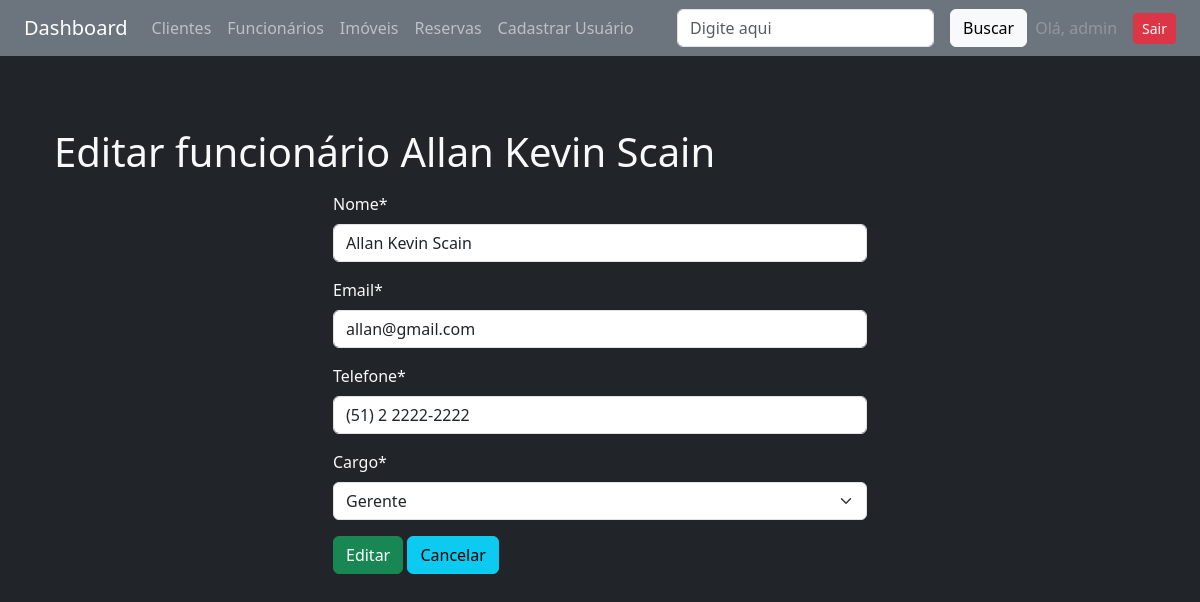
Screenshot of /funcionarios/editar/1 (signed in) with the database file from the repository.
### funcionarios/models.py (models this page shows, shortened)
class Funcionario(models.Model):
    CARGO_CHOICES = [
        ('GER', 'Gerente'),
        ('ADM', 'Administrador'),
    ]
    nome = models.CharField(max_length=100)
    email = models.EmailField(unique=True)
    telefone = models.CharField(max_length=20, blank=True)
    cargo = models.CharField(max_length=50, choices=CARGO_CHOICES)
    ativo = models.BooleanField(default=True)

### funcionarios/views.py (the view)
# urls.py: path('editar/<id>', editar_funcionarios, name='editar'),
@login_required
def editar_funcionarios(request, id):
    try:
        funcionario = Funcionario.objects.get(id=id)
    except:
        return redirect('funcionarios:lista', campo='nome')
    if request.method == 'POST':
        form = FuncionarioForm(request.POST, instance=funcionario)
        if form.is_valid():
            form.save()
            return redirect('funcionarios:lista', campo='nome')
    form = FuncionarioForm(instance=funcionario)
    dados = {'form': form, 'funcionario': funcionario}
    return render(request, 'funcionarios/editar.html', dados)

### funcionarios/forms.py
class FuncionarioForm(forms.ModelForm):
    telefone = forms.CharField(
        widget=forms.TextInput(attrs={'id': 'telefone'}))
    class Meta:
        model = Funcionario
        fields = ['nome', 'email', 'telefone', 'cargo']

### funcionarios/templates/funcionarios/editar.html (shortened to what this page needs)
{% extends 'base.html' %}
{% load crispy_forms_tags %}
{% block content %}
<div class="container-sm mt-5">
  <h1>Editar funcionário {{ funcionario.nome }}</h1>
</div>
<div class="container my-3">
  <div class="row">
    <div class="col-6 mx-auto">
      <form method="post">
        {{ form|crispy }}
        <button type="submit" class="btn btn-success">Editar</button>
        <a href="{% url 'funcionarios:lista' 'nome' %}"><button type="button" class="btn btn-info">Cancelar</button></a>
      </form>
    </div>
  </div>
</div>
{% endblock %}

### core/templates/base.html (shortened to what this page needs)
<!DOCTYPE html>
<html lang="pt-br">
<head>
    <link href="https://cdn.jsdelivr.net/npm/bootstrap@5.3.6/dist/css/bootstrap.min.css" rel="stylesheet">
</head>
<body class="bg-dark text-light">
    <nav class="navbar navbar-expand-lg navbar-dark bg-secondary px-4">
        <a class="navbar-brand" href="{% url 'core:index' %}">Dashboard</a>
        <div class="collapse navbar-collapse">
            <ul class="navbar-nav me-auto">
                <li class="nav-item">
                    <a class="nav-link" href="{% url 'clientes:lista' 'nome' %}">Clientes</a>
                </li>
                <li class="nav-item">
                    <a class="nav-link" href="{% url 'funcionarios:lista' 'nome' %}">Funcionários</a>
                </li>
                <li class="nav-item">
                    <a class="nav-link" href="{% url 'imoveis:lista' 'nome' %}">Imóveis</a>
                </li>
                <li class="nav-item">
                    <a class="nav-link" href="{% url 'imoveis:lista_reservas' 'cliente' %}">Reservas</a>
                </li>
                <li class="nav-item">
                    <a class="nav-link" href="{% url 'auth:cadastrar' %}">Cadastrar Usuário</a>
                </li>
            </ul>
        </div>
        {% include 'partials/_busca.html' %}
        {% if user.is_authenticated %}
        <ul class="navbar-nav ms-auto">
            <li class="nav-item">
                <div class="d-flex align-items-center gap-2">
                    <span class="nav-link disabled mb-0">Olá, {{ user.username }}</span>
                    <a class="btn btn-danger btn-sm" href="{% url 'auth:logout' %}">Sair</a>
                </div>
            </li>
        </ul>
        {% endif %}
    </nav>
    <main class="container py-4">
        {% block content %}{% endblock %}
    </main>
</body>
</html>

### rows the page displays
Funcionario: nome "Allan Kevin Scain", email "allan@gmail.com", telefone "(51) 2 2222-2222", cargo "Gerente"

### other values shown
{{ user.username }} "admin"
